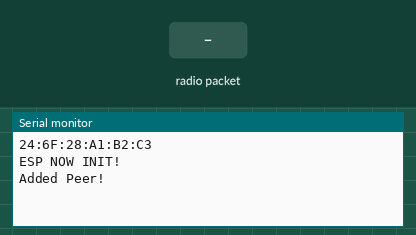
A sketch run on a simulated ESP32. On the bench: the last lines printed to the serial monitor. The test bench sets the inputs (shaded band).

Above: at 1.2 s.
1.3 s: radio packet "1" arrives
At 1.8 s:
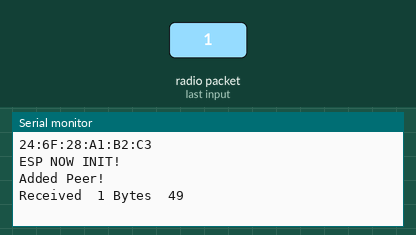
2.8 s: radio packet "0" arrives
At 4.0 s:
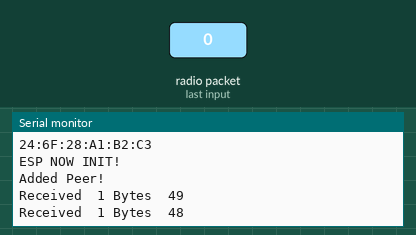
4.3 s: radio packet "2" arrives
At 5.2 s:
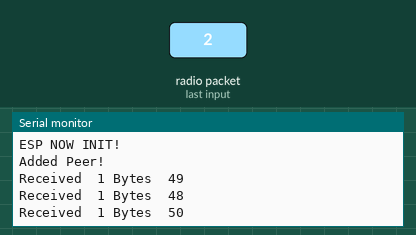
5.8 s: radio packet "2" arrives
At 6.4 s:
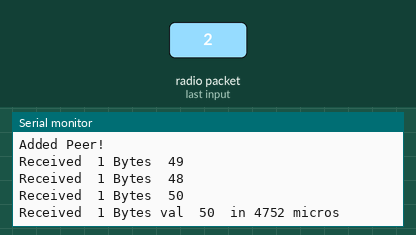

Measured:
- after the input at 1.3 s, the serial monitor: prints a new line at once (image 1)
- after the input at 2.8 s, the serial monitor: prints a new line at once (image 2)
- after the input at 4.3 s, the serial monitor: prints a new line at once (image 3)
- after the input at 5.8 s, the serial monitor: prints a new line at once (image 4)

The sketch:

ESP32_DualMode_Master.ino
```cpp
/*
    Compiled for the NODEMCU-32S
 */

#include <esp_now.h>
#include <WiFi.h>

#define WIFI_CHANNEL 1
esp_now_peer_info_t slave;
//30:AE:A4:21:B4:89
uint8_t remoteMac[] = {0x30, 0xAE, 0xA4, 0x21, 0xB4, 0x89};
const uint8_t maxDataFrameSize=250;
const esp_now_peer_info_t *peer = &slave;
uint8_t dataToSend[maxDataFrameSize];
byte cnt=0;
long timers[3];

void setup()
{
  Serial.begin(115200);
  Serial.print("\r\n\r\n");

  WiFi.mode(WIFI_STA);
  Serial.println( WiFi.macAddress() );
  WiFi.disconnect();
  if(esp_now_init() == ESP_OK)
  {
    Serial.println("ESP NOW INIT!");
  }
  else
  {
    Serial.println("ESP NOW INIT FAILED....");
  }


  memcpy( &slave.peer_addr, &remoteMac, 6 );
  slave.channel = WIFI_CHANNEL;
  slave.encrypt = 0;
  if( esp_now_add_peer(peer) == ESP_OK)
  {
    Serial.println("Added Peer!");
  }

  esp_now_register_send_cb(OnDataSent);
  esp_now_register_recv_cb(OnDataRecv);
}

void loop()
{
  for(cnt=0; cnt<maxDataFrameSize; cnt++)
  {
    dataToSend[cnt]++;
  }
  if( esp_now_send(slave.peer_addr, dataToSend, maxDataFrameSize) == ESP_OK)
  {
    timers[0] = micros();
    //Serial.printf("\r\nSuccess Sent Value->\t%d", dataToSend[0]);
  }
  else
  {
    Serial.printf(".");
  }
  delay(10);
}

void OnDataSent(const uint8_t *mac_addr, esp_now_send_status_t status)
{
  //Serial.print("\r\nLast Packet Send Status:\t");
  //Serial.print(status == ESP_NOW_SEND_SUCCESS ? "Delivery Success" : "Delivery Fail");
}

void OnDataRecv(const uint8_t *mac_addr, const uint8_t *data, int data_len)
{
  if(data[0] == dataToSend[0])
  {
    timers[1] = micros();
    timers[2] = timers[1]-timers[0];
    Serial.printf("\r\nReceived\t%d Bytes val\t%d\tin %d micros", data_len, data[0], timers[2]);
  }
  else
  {
    Serial.printf("\r\nReceived\t%d Bytes\t%d", data_len, data[0]);
  }
}
```
